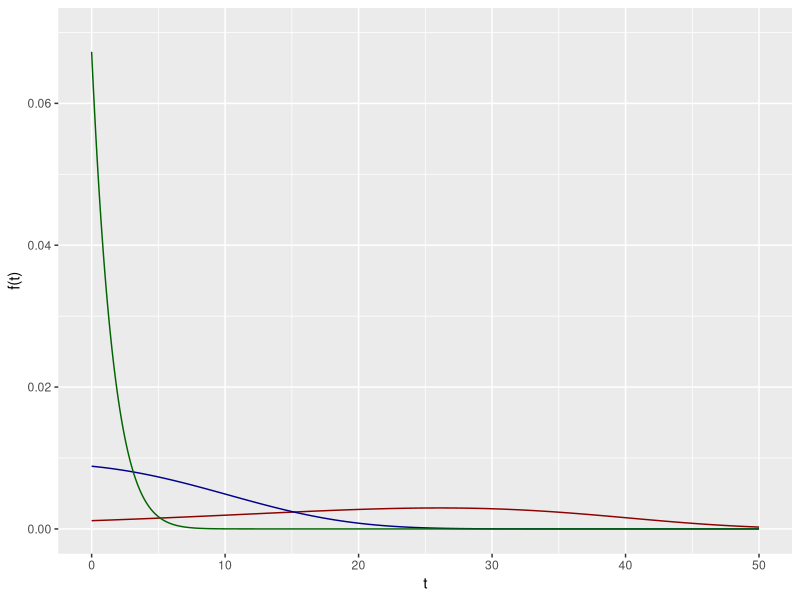

This figure's R source:

# Objetivo ----------------------------------------------------------------
# Evaluar y graficar la función de Gompertz


# Librerias ---------------------------------------------------------------
library(ggplot2)

t <- seq(from = 0, to = 50, by = 0.01)
f_20 <- expression(0.0003*1.07^(20+t)*exp(-0.003*1.07^20*(1.07^t-1)/log(1.07)))
f_50 <- expression(0.0003*1.07^(50+t)*exp(-0.003*1.07^50*(1.07^t-1)/log(1.07)))
f_80 <- expression(0.0003*1.07^(80+t)*exp(-0.003*1.07^80*(1.07^t-1)/log(1.07)))

f_t_20 <- eval(f_20, list(t = t))
f_t_50 <- eval(f_50, list(t = t))
f_t_80 <- eval(f_80, list(t = t))

ggplot() +
  geom_line(aes(x = t, y = f_t_20), colour = "darkred") +
  geom_line(aes(x = t, y = f_t_50), colour = "darkblue") +
  geom_line(aes(x = t, y = f_t_80), colour = "darkgreen") +
  xlab("t") + ylab("f(t)") +
  xlim(0, 50) + ylim(0, 0.07)
